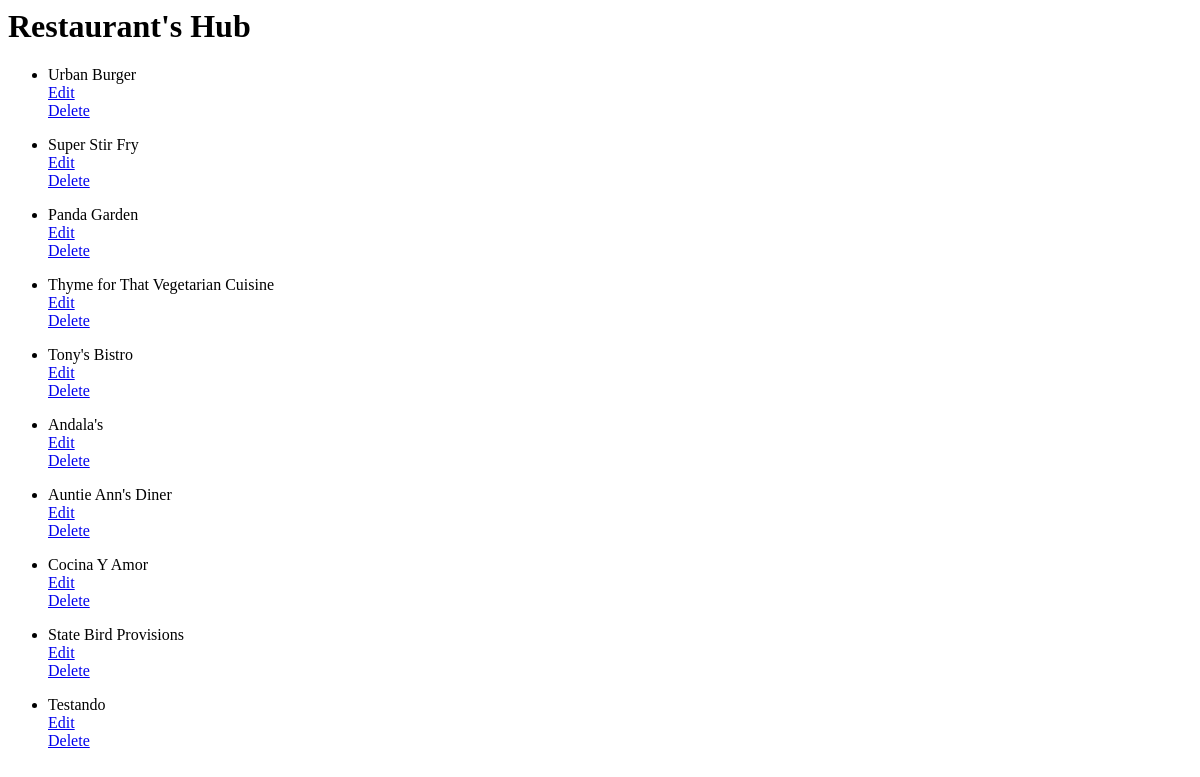
The app's page /restaurants, older data.
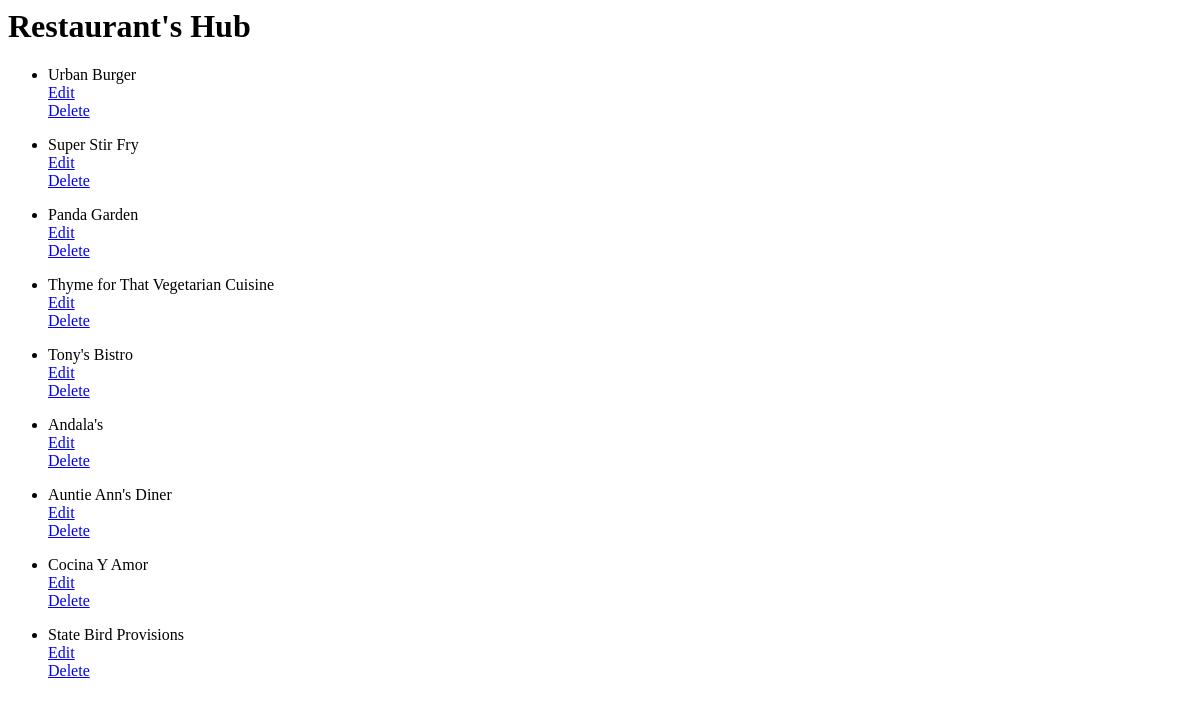
The same page, newer data.
### database_setup.py (models this page shows)
class Restaurant(Base):
    __tablename__ = 'restaurant'
    id = Column(Integer, primary_key=True)
    name = Column(String(80), nullable=False)

### webserver.py (the view)
@app.route('/')
@app.route('/restaurants')
def showRestaurants():
    restaurants = session.query(Restaurant).all()
    print('Restaurants: %s' % restaurants)
    return render_template('restaurants.html', restaurants = restaurants)

### templates/restaurants.html (shortened to what this page needs)
<html>
    <body>
        <div>
            <h1> Restaurant's Hub </h1>
            <div>
                <ul>
                    {% for restaurant in restaurants %}
                    <li>
                        <p>
                            {{ restaurant.name }}
                            <a href='{{ url_for("editRestaurant", restaurant_id = restaurant.id )}}'> Edit </a>
                            <a href='{{ url_for("deleteRestaurant", restaurant_id = restaurant.id )}}'> Delete </a>
                        </p>
                    </li>
                    {% endfor %}
                </ul>
            </div>
        </div>
    </body>
</html>

Row changes from the older to the newer data that the page shows:
removed Restaurant: name "Testando"
